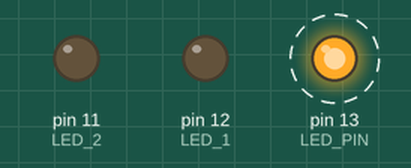
The sketch below on a simulated Arduino Uno, built with avr-gcc and run on an emulated ATmega328P. On the bench: output pins drawn as LEDs (lit = HIGH). Dashed ring = blinking.

Above: at 0.1 s.
Timing chart, 0 to 3.0 s (numbered marks = the images above):
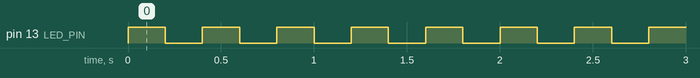

The sketch:

I2C_slave.ino
```cpp
#include <Wire.h>

#define LED_PIN 13
#define LED_1 12
#define LED_2 11

int x;

void setup() {
  Wire.begin(9);                // Start I2C Bus as a Slave (Device Number 9)
  Wire.onReceive(receiveEvent); // register event

  pinMode(LED_PIN, OUTPUT);
  pinMode(LED_1, OUTPUT);
  pinMode(LED_2, OUTPUT);

  digitalWrite(LED_PIN, LOW);
  digitalWrite(LED_1, LOW);
  digitalWrite(LED_2, LOW);

  x = 0;
}

void loop() {
  //If value received is 0 blink LED 1
  if (x == 0) {
    digitalWrite(LED_PIN, HIGH);
    delay(200);
    digitalWrite(LED_PIN, LOW);
    delay(200);
  }
  //If value received is 1 blink LED 2
  if (x == 1) {
     for (int i=0; i <= 10; i++){
    digitalWrite(LED_PIN, HIGH);
    delay(50);
    digitalWrite(LED_PIN, LOW);
    delay(50);
     }
  }
}

void receiveEvent(int howMany) {
  x = Wire.read();    // receive byte as an integer
}
```

Measured:
- by itself, pin 13 (LED_PIN): alternates HIGH for 0.20 s and LOW for 0.20 s
